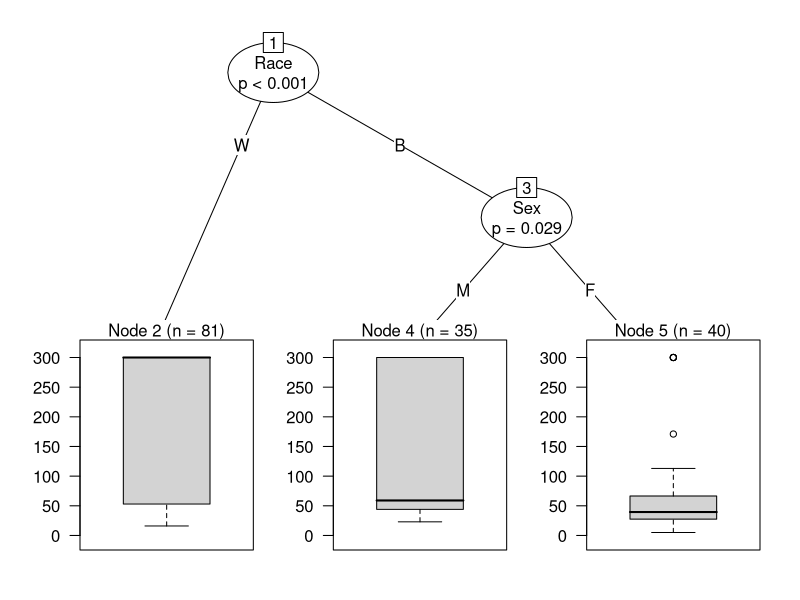

Generate this figure with R: (Note: this script raises an error after producing the figure.)
## ---- chunk 1
# Load packages
library(ggplot2)
library(scales)
library(grid)
library(cowplot)
library(readr)
library(dplyr)
library(tidyr)
library(knitr)
library(party)

# Palette
palette = c('#000000', '#FF0000')

# knitr chunk options
opts_chunk$set(echo = TRUE,
               warning = TRUE,
               message = FALSE,
               cache = TRUE,
               fig.path = './figures/cold-pain-tolerance/',
               fig.width = 11.69,
               fig.height = 8.27,
               dev = c('png', 'pdf'),
               tidy = TRUE, 
               tidy.opts = list(width.cutoff = 65))
## ---- chunk 2
data <- read_csv('./data/random-forest.csv')
## ---- chunk 3
dim(data)
names(data)
head(data)
tail(data)
## ---- chunk 4
# Clean data
data <- data %>%
    mutate(Race = factor(Race),
           Sex = factor(Sex),
           APBQF = `APBQ-F`,
           APBQM = `APBQ-M`,
           Education = factor(Education, ordered = TRUE)) %>%
    select(-c(1,3, 9:10))
# Complete X and Y variable dataset
data_complete <- data[complete.cases(data), ] 
# Length of full dataset (with NAs)
nrow(data)
# Length of complete cases dataset
nrow(data_complete)
## ---- chunk 5
tree <- ctree(CPT ~ ., data = data_complete)
plot(tree)
## ---- chunk 6
# Set random seeds (used sampling on first run only)
# seed_1 <- sample(1:10000, 1); seed_1
# seed_2 <- sample(1:10000, 1); seed_2
seed_1 <- 816
seed_2 <- 1017
# Data controls
## mtry estimated as sqrt of variables 
data.control_1 <- cforest_unbiased(ntree = 500, mtry = 3) 
data.control_2 <- cforest_unbiased(ntree = 2000, mtry = 3) 
# Model 1
#########
set.seed(seed_1)
# ntree = 500, mtry = 3, seed = seed_1
# Modelling 
model_1 <- cforest(CPT ~ .,
                    data = data_complete,
                    controls = data.control_1) 
model_1_varimp <- varimp(model_1, conditional = TRUE)

# Model 2
#########
# ntree = 2000, mtry = 3, seed = seed_1
# Modelling 
model_2 <- cforest(CPT ~ .,
                    data = data_complete,
                    controls = data.control_2) 
model_2_varimp <- varimp(model_2, conditional = TRUE)

# Model 3
#########
# Set seed
set.seed(seed_2)
# ntree = 500, mtry = 3, seed = seed_2
# Modelling 
model_3 <- cforest(CPT ~ .,
                    data = data_complete,
                    controls = data.control_1) 
model_3_varimp <- varimp(model_3, conditional = TRUE)

# Model 4
#########
# ntree = 2000, mtry = 3, seed = seed_2
# Modelling 
model_4 <- cforest(CPT ~ .,
                    data = data_complete,
                    controls = data.control_2) 
model_4_varimp <- varimp(model_4, conditional = TRUE)
## ---- chunk 7
## Generate plot dataframe
plot_list <- list(model_1_varimp, model_2_varimp, 
                  model_3_varimp, model_4_varimp)
plot_list <- lapply(plot_list, function(x)
    data.frame(Variable = names(x), Importance = x, row.names = NULL))
plot_df <- tbl_df(do.call(cbind, plot_list))
plot_df <- plot_df[ , c(1, 2, 4, 6, 8)]
names(plot_df) <- c('Variable', 'Model_1', 'Model_2', 'Model_3', 'Model_4')
plot_df <- plot_df %>%
    gather(Model, Value, -Variable) %>%
    mutate(Model = factor(Model)) %>%
    group_by(Model) %>%
    arrange(desc(Value)) %>%
    mutate(Important = Value >= abs(min(Value)))
## Dataframe of variable importance thresholds
v_importance <- plot_df %>%
    summarise(Threshold = abs(min(Value)))
## Vector to order x axis variables
x_order <- rev(plot_df$Variable[1:9])
## Vector to label x variables
x_labs <- c(APBQF = 'APBQ-Female',
            Depression = 'Depression',
            Education = 'Education',
            APBQM = 'APBQ-Male',
            PCS = 'Catastrophizing',
            Assets = 'Household assets',
            Anxiety = 'Anxiety',
            Sex = 'Sex',
            Race = 'Race')
## Vector of facet labels
f_labels <- c(Model_1 = 'Model 1\n(trees built: 500, seed: 816)',
              Model_2 = 'Model 2\n(trees built: 2000, seed: 816)',
              Model_3 = 'Model 3\n(trees built: 500, seed: 1017)',
              Model_4 = 'Model 4\n(trees built: 2000, seed: 1017)')
## Plot
ggplot(data = plot_df, aes(
                  x = Variable,
                  y = Value,
                  colour = Important,
                  fill = Important)) +
    geom_point(size = 4, 
               shape = 21) +
    geom_hline(data = v_importance, 
               aes(yintercept = Threshold), 
               linetype = 'dashed',
               size = 0.8) +
    facet_wrap(~ Model, 
               labeller = labeller(Model = f_labels)) +
    labs(y = 'Variable importance (arbitrary units)\n') +
    scale_x_discrete(labels = x_labs,
                     limits = x_order) +
    scale_colour_manual(values = palette) +
    scale_fill_manual(values = palette) +
    theme(legend.position = 'none',
          plot.margin = unit(c(1, 3, 1, 3), 'lines'),
          panel.margin.x = unit(2, 'lines'),
          axis.title = element_text(size = 18),
          axis.title.x = element_blank(),
          axis.text = element_text(size = 18),
          axis.text.x = element_text(angle = 30, hjust = 1),
          axis.line = element_line(size = 0.9),
          axis.ticks = element_line(size = 0.9),
          strip.text = element_text(size = 14))
## ---- chunk 8
sessionInfo()
